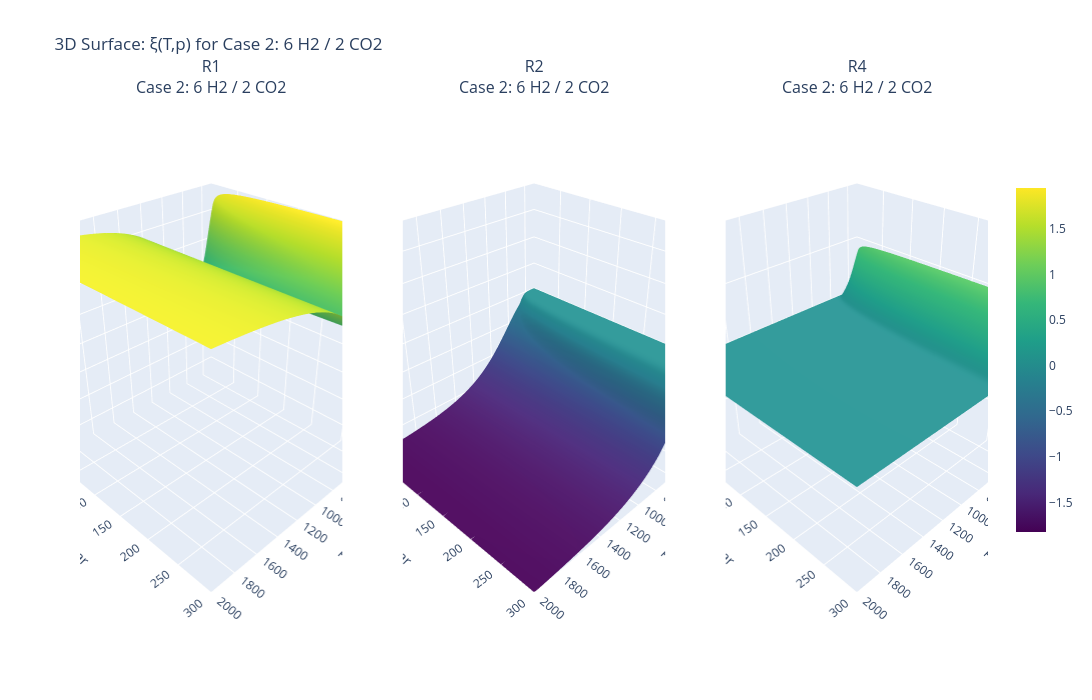

The code cell stored with this chart in its notebook:
### Code cell
import plotly.graph_objects as go
from plotly.subplots import make_subplots

# ====================== 3D-Surface: ξ(T,p) for a single test case (Interactive) ======================
SELECTED_CASE = 2   # ← Index 0..4 respectively for Reaction Cases 1..5

name, n_in = test_cases[SELECTED_CASE]

# Grid (coarser than 2D plots to keep computation time reasonable)
T_3d = np.linspace(300, 2000, 100)
p_3d = np.logspace(0, np.log10(300), 100)
T_mesh, p_mesh = np.meshgrid(T_3d, p_3d)

xi_TP = np.full((3, len(p_3d), len(T_3d)), np.nan)

for pi, p in enumerate(reversed(p_3d)):
    real_pi = len(p_3d) - 1 - pi

    # Pass 1: high-to-low T
    xi_prev = make_initial_guess(n_in, reaction_indices, reaction_tuples)
    for ti, T in enumerate(reversed(T_3d)):
        real_ti = len(T_3d) - 1 - ti
        xi = safe_solve(n_in, T, p, xi_init=xi_prev, xi_prev=xi_prev)
        if not np.any(np.isnan(xi)):
            xi_prev = xi
            xi_TP[:, real_pi, real_ti] = xi

    # Pass 2: low-to-high T — fills gaps left by pass 1
    xi_prev = make_initial_guess(n_in, reaction_indices, reaction_tuples)
    for ti, T in enumerate(T_3d):
        if not np.any(np.isnan(xi_TP[:, real_pi, ti])):
            xi_prev = xi_TP[:, real_pi, ti]  # use already computed value as warm-start
            continue
        xi = safe_solve(n_in, T, p, xi_init=xi_prev, xi_prev=xi_prev)
        if not np.any(np.isnan(xi)):
            xi_prev = xi
            xi_TP[:, real_pi, ti] = xi

# Determine global min and max across all three reactions for consistent color mapping
vmin = np.nanmin(xi_TP)
vmax = np.nanmax(xi_TP)

# Determine global axis limits for consistent scaling
zmin = np.nanmin(xi_TP)
zmax = np.nanmax(xi_TP)

# Create subplots with 3D surface plots
fig = make_subplots(
    rows=1, cols=3,
    specs=[[{'type': 'surface'}, {'type': 'surface'}, {'type': 'surface'}]],
    subplot_titles=(f'{'R1'}<br>{name}',
                    f'{'R2'}<br>{name}',
                    f'{'R4'}<br>{name}')
)

for r_idx in range(3):
    # Add main surface plot
    fig.add_trace(
        go.Surface(
            x=T_mesh[0],
            y=p_mesh[:, 0],
            z=xi_TP[r_idx],
            colorscale='Viridis',
            cmin=vmin,
            cmax=vmax,
            showscale=(r_idx == 2),  # Only show colorbar on last plot
            colorbar=dict(x=1.02, len=0.7) if r_idx == 2 else None,
            name='ξ surface',
            hovertemplate='T: %{x:.0f} K<br>p: %{y:.1f} bar<br>ξ: %{z:.2f} mol/h<extra></extra>'
        ),
        row=1, col=r_idx + 1
    )

# Update axes labels and ranges
for col in range(1, 4):
    fig.update_scenes(
        xaxis=dict(title='T / K', range=[T_3d.min(), T_3d.max()]),
        yaxis=dict(title='p / bar', range=[p_3d.min(), p_3d.max()]),
        zaxis=dict(title='ξ / mol h⁻¹', range=[zmin, zmax]),
        camera=dict(eye=dict(x=1.5, y=1.5, z=1.3)),
        row=1, col=col
    )

fig.update_layout(
    title_text=f'3D Surface: ξ(T,p) for {name}',
    width=1800,
    height=700,
    showlegend=False,
    hovermode='closest'
)

fig.show()

### Figure 1 — Plotly figure (JSON) as saved in the notebook; plotly's stock layout.template omitted (floating-point values rounded to 4 significant figures; data arrays with more than 128 entries replaced by an {"elided": "..."} marker saying what was removed)
{"data": [{"cmax": 1.952, "cmin": -1.826, "colorscale": [[0, "#440154"], [0.1111, "#482878"], [0.2222, "#3e4989"], [0.3333, "#31688e"], [0.4444, "#26828e"], [0.5556, "#1f9e89"], [0.6667, "#35b779"], [0.7778, "#6ece58"], [0.8889, "#b5de2b"], [1, "#fde725"]], "hovertemplate": "T: %{x:.0f} K<br>p: %{y:.1f} bar<br>ξ: %{z:.2f} mol/h<extra></extra>", "name": "ξ surface", "scene": "scene", "showscale": false, "type": "surface", "x": [300.0, 317.2, 334.3, 351.5, 368.7, 385.9, 403.0, 420.2, 437.4, 454.5, 471.7, 488.9, 506.1, 523.2, 540.4, 557.6, 574.7, 591.9, 609.1, 626.3, 643.4, 660.6, 677.8, 694.9, 712.1, 729.3, 746.5, 763.6, 780.8, 798.0, 815.2, 832.3, 849.5, 866.7, 883.8, 901.0, 918.2, 935.4, 952.5, 969.7, 986.9, 1004.0, 1021.0, 1038.0, 1056.0, 1073.0, 1090.0, 1107.0, 1124.0, 1141.0, 1159.0, 1176.0, 1193.0, 1210.0, 1227.0, 1244.0, 1262.0, 1279.0, 1296.0, 1313.0, 1330.0, 1347.0, 1365.0, 1382.0, 1399.0, 1416.0, 1433.0, 1451.0, 1468.0, 1485.0, 1502.0, 1519.0, 1536.0, 1554.0, 1571.0, 1588.0, 1605.0, 1622.0, 1639.0, 1657.0, 1674.0, 1691.0, 1708.0, 1725.0, 1742.0, 1760.0, 1777.0, 1794.0, 1811.0, 1828.0, 1845.0, 1863.0, 1880.0, 1897.0, 1914.0, 1931.0, 1948.0, 1966.0, 1983.0, 2000.0], "y": [1.0, 1.059, 1.122, 1.189, 1.259, 1.334, 1.413, 1.497, 1.586, 1.68, 1.779, 1.885, 1.996, 2.115, 2.24, 2.373, 2.514, 2.663, 2.821, 2.988, 3.165, 3.353, 3.552, 3.763, 3.986, 4.222, 4.473, 4.738, 5.019, 5.316, 5.632, 5.966, 6.32, 6.694, 7.091, 7.512, 7.957, 8.429, 8.929, 9.459, 10.02, 10.61, 11.24, 11.91, 12.62, 13.36, 14.16, 15.0, 15.89, 16.83, 17.83, 18.88, 20.0, 21.19, 22.45, 23.78, 25.19, 26.68, 28.26, 29.94, 31.72, 33.6, 35.59, 37.7, 39.94, 42.31, 44.81, 47.47, 50.29, 53.27, 56.43, 59.78, 63.32, 67.08, 71.05, 75.27, 79.73, 84.46, 89.47, 94.77, 100.4, 106.3, 112.7, 119.3, 126.4, 133.9, 141.9, 150.3, 159.2, 168.6, 178.6, 189.2, 200.4, 212.3, 224.9, 238.3, 252.4, 267.3, 283.2, 300.0], "z": {"elided": "100x100 float values"}}, {"cmax": 1.952, "cmin": -1.826, "colorscale": [[0, "#440154"], [0.1111, "#482878"], [0.2222, "#3e4989"], [0.3333, "#31688e"], [0.4444, "#26828e"], [0.5556, "#1f9e89"], [0.6667, "#35b779"], [0.7778, "#6ece58"], [0.8889, "#b5de2b"], [1, "#fde725"]], "hovertemplate": "T: %{x:.0f} K<br>p: %{y:.1f} bar<br>ξ: %{z:.2f} mol/h<extra></extra>", "name": "ξ surface", "scene": "scene2", "showscale": false, "type": "surface", "x": [300.0, 317.2, 334.3, 351.5, 368.7, 385.9, 403.0, 420.2, 437.4, 454.5, 471.7, 488.9, 506.1, 523.2, 540.4, 557.6, 574.7, 591.9, 609.1, 626.3, 643.4, 660.6, 677.8, 694.9, 712.1, 729.3, 746.5, 763.6, 780.8, 798.0, 815.2, 832.3, 849.5, 866.7, 883.8, 901.0, 918.2, 935.4, 952.5, 969.7, 986.9, 1004.0, 1021.0, 1038.0, 1056.0, 1073.0, 1090.0, 1107.0, 1124.0, 1141.0, 1159.0, 1176.0, 1193.0, 1210.0, 1227.0, 1244.0, 1262.0, 1279.0, 1296.0, 1313.0, 1330.0, 1347.0, 1365.0, 1382.0, 1399.0, 1416.0, 1433.0, 1451.0, 1468.0, 1485.0, 1502.0, 1519.0, 1536.0, 1554.0, 1571.0, 1588.0, 1605.0, 1622.0, 1639.0, 1657.0, 1674.0, 1691.0, 1708.0, 1725.0, 1742.0, 1760.0, 1777.0, 1794.0, 1811.0, 1828.0, 1845.0, 1863.0, 1880.0, 1897.0, 1914.0, 1931.0, 1948.0, 1966.0, 1983.0, 2000.0], "y": [1.0, 1.059, 1.122, 1.189, 1.259, 1.334, 1.413, 1.497, 1.586, 1.68, 1.779, 1.885, 1.996, 2.115, 2.24, 2.373, 2.514, 2.663, 2.821, 2.988, 3.165, 3.353, 3.552, 3.763, 3.986, 4.222, 4.473, 4.738, 5.019, 5.316, 5.632, 5.966, 6.32, 6.694, 7.091, 7.512, 7.957, 8.429, 8.929, 9.459, 10.02, 10.61, 11.24, 11.91, 12.62, 13.36, 14.16, 15.0, 15.89, 16.83, 17.83, 18.88, 20.0, 21.19, 22.45, 23.78, 25.19, 26.68, 28.26, 29.94, 31.72, 33.6, 35.59, 37.7, 39.94, 42.31, 44.81, 47.47, 50.29, 53.27, 56.43, 59.78, 63.32, 67.08, 71.05, 75.27, 79.73, 84.46, 89.47, 94.77, 100.4, 106.3, 112.7, 119.3, 126.4, 133.9, 141.9, 150.3, 159.2, 168.6, 178.6, 189.2, 200.4, 212.3, 224.9, 238.3, 252.4, 267.3, 283.2, 300.0], "z": {"elided": "100x100 float values"}}, {"cmax": 1.952, "cmin": -1.826, "colorbar": {"len": 0.7, "x": 1.02}, "colorscale": [[0, "#440154"], [0.1111, "#482878"], [0.2222, "#3e4989"], [0.3333, "#31688e"], [0.4444, "#26828e"], [0.5556, "#1f9e89"], [0.6667, "#35b779"], [0.7778, "#6ece58"], [0.8889, "#b5de2b"], [1, "#fde725"]], "hovertemplate": "T: %{x:.0f} K<br>p: %{y:.1f} bar<br>ξ: %{z:.2f} mol/h<extra></extra>", "name": "ξ surface", "scene": "scene3", "showscale": true, "type": "surface", "x": [300.0, 317.2, 334.3, 351.5, 368.7, 385.9, 403.0, 420.2, 437.4, 454.5, 471.7, 488.9, 506.1, 523.2, 540.4, 557.6, 574.7, 591.9, 609.1, 626.3, 643.4, 660.6, 677.8, 694.9, 712.1, 729.3, 746.5, 763.6, 780.8, 798.0, 815.2, 832.3, 849.5, 866.7, 883.8, 901.0, 918.2, 935.4, 952.5, 969.7, 986.9, 1004.0, 1021.0, 1038.0, 1056.0, 1073.0, 1090.0, 1107.0, 1124.0, 1141.0, 1159.0, 1176.0, 1193.0, 1210.0, 1227.0, 1244.0, 1262.0, 1279.0, 1296.0, 1313.0, 1330.0, 1347.0, 1365.0, 1382.0, 1399.0, 1416.0, 1433.0, 1451.0, 1468.0, 1485.0, 1502.0, 1519.0, 1536.0, 1554.0, 1571.0, 1588.0, 1605.0, 1622.0, 1639.0, 1657.0, 1674.0, 1691.0, 1708.0, 1725.0, 1742.0, 1760.0, 1777.0, 1794.0, 1811.0, 1828.0, 1845.0, 1863.0, 1880.0, 1897.0, 1914.0, 1931.0, 1948.0, 1966.0, 1983.0, 2000.0], "y": [1.0, 1.059, 1.122, 1.189, 1.259, 1.334, 1.413, 1.497, 1.586, 1.68, 1.779, 1.885, 1.996, 2.115, 2.24, 2.373, 2.514, 2.663, 2.821, 2.988, 3.165, 3.353, 3.552, 3.763, 3.986, 4.222, 4.473, 4.738, 5.019, 5.316, 5.632, 5.966, 6.32, 6.694, 7.091, 7.512, 7.957, 8.429, 8.929, 9.459, 10.02, 10.61, 11.24, 11.91, 12.62, 13.36, 14.16, 15.0, 15.89, 16.83, 17.83, 18.88, 20.0, 21.19, 22.45, 23.78, 25.19, 26.68, 28.26, 29.94, 31.72, 33.6, 35.59, 37.7, 39.94, 42.31, 44.81, 47.47, 50.29, 53.27, 56.43, 59.78, 63.32, 67.08, 71.05, 75.27, 79.73, 84.46, 89.47, 94.77, 100.4, 106.3, 112.7, 119.3, 126.4, 133.9, 141.9, 150.3, 159.2, 168.6, 178.6, 189.2, 200.4, 212.3, 224.9, 238.3, 252.4, 267.3, 283.2, 300.0], "z": {"elided": "100x100 float values"}}], "layout": {"annotations": [{"font": {"size": 16}, "showarrow": false, "text": "R1<br>Case 2: 6 H2 / 2 CO2", "x": 0.1444, "xanchor": "center", "xref": "paper", "y": 1, "yanchor": "bottom", "yref": "paper"}, {"font": {"size": 16}, "showarrow": false, "text": "R2<br>Case 2: 6 H2 / 2 CO2", "x": 0.5, "xanchor": "center", "xref": "paper", "y": 1, "yanchor": "bottom", "yref": "paper"}, {"font": {"size": 16}, "showarrow": false, "text": "R4<br>Case 2: 6 H2 / 2 CO2", "x": 0.8556, "xanchor": "center", "xref": "paper", "y": 1, "yanchor": "bottom", "yref": "paper"}], "height": 700, "hovermode": "closest", "scene": {"camera": {"eye": {"x": 1.5, "y": 1.5, "z": 1.3}}, "domain": {"x": [0, 0.2889], "y": [0, 1]}, "xaxis": {"range": [300, 2000], "title": {"text": "T / K"}}, "yaxis": {"range": [1, 300.0], "title": {"text": "p / bar"}}, "zaxis": {"range": [-1.826, 1.952], "title": {"text": "ξ / mol h⁻¹"}}}, "scene2": {"camera": {"eye": {"x": 1.5, "y": 1.5, "z": 1.3}}, "domain": {"x": [0.3556, 0.6444], "y": [0, 1]}, "xaxis": {"range": [300, 2000], "title": {"text": "T / K"}}, "yaxis": {"range": [1, 300.0], "title": {"text": "p / bar"}}, "zaxis": {"range": [-1.826, 1.952], "title": {"text": "ξ / mol h⁻¹"}}}, "scene3": {"camera": {"eye": {"x": 1.5, "y": 1.5, "z": 1.3}}, "domain": {"x": [0.7111, 1], "y": [0, 1]}, "xaxis": {"range": [300, 2000], "title": {"text": "T / K"}}, "yaxis": {"range": [1, 300.0], "title": {"text": "p / bar"}}, "zaxis": {"range": [-1.826, 1.952], "title": {"text": "ξ / mol h⁻¹"}}}, "showlegend": false, "title": {"text": "3D Surface: ξ(T,p) for Case 2: 6 H2 / 2 CO2"}, "width": 1800}}
